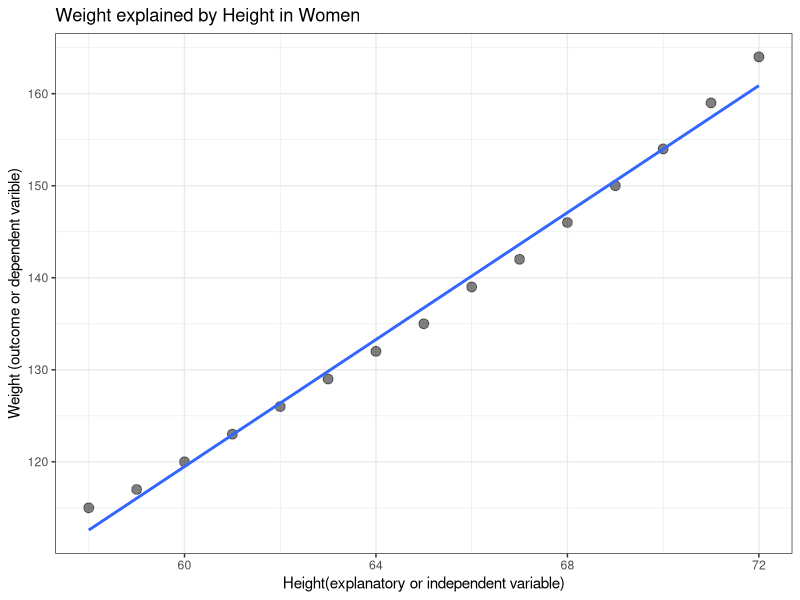

Source code (R):
library(tidyverse)

#simple regression 
# creating a linear model
#interpreting the results
# predictive modeling (*) 


head(women)

women %>% 
  ggplot(aes(height, weight))+
  geom_point(size = 3, alpha = .5)+
  geom_smooth(method = lm, se = F)+
  theme_bw()+
  labs(title = "Weight explained by Height in Women",
       x = "Height(explanatory or independent variable)",
       y = "Weight (outcome or dependent varible)")

# create and generate a summary of the model
model1 <- lm(weight ~ height, data = women)
summary(model1)


# (*)
# create a new obj that is a data frame 
# containing new values
new_data <- data.frame(height = 68)

# use the predict() function to generate new outcome values
predict(model1, new_data)


# also it can be with multiple points
new_data <- data.frame(height = c(68, 70, 72))
round(predict(model1, new_data))



#multiple regression
# adding categorical variables
# adding numeric numbers
# selecting variables

#diagnostics
# linearity
# the residuals 
#   normally distributed
#   homoscedastic
#   independence 

#special considerations
# outliers
# colinear variables 
# confounding variables
# effect modifiers / variable interaction


